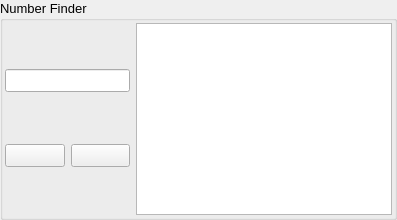
         <widget class="QGroupBox" name="groupBox_21">
          <property name="font">
           <font>
            <pointsize>10</pointsize>
            <kerning>true</kerning>
           </font>
          </property>
          <property name="title">
           <string>Number Finder</string>
          </property>
          <layout class="QVBoxLayout" name="verticalLayout_45">
           <property name="leftMargin">
            <number>2</number>
           </property>
           <property name="topMargin">
            <number>2</number>
           </property>
           <property name="rightMargin">
            <number>2</number>
           </property>
           <property name="bottomMargin">
            <number>2</number>
           </property>
           <item>
            <layout class="QHBoxLayout" name="horizontalLayout_18" stretch="3,0">
             <item>
              <layout class="QVBoxLayout" name="verticalLayout_46">
               <item>
                <widget class="QLineEdit" name="input44"/>
               </item>
               <item>
                <layout class="QHBoxLayout" name="horizontalLayout_19">
                 <item>
                  <widget class="QPushButton" name="plusBtn44">
                   <property name="text">
                    <string/>
                   </property>
                   <property name="icon">
                    <iconset>
                     <normaloff>assets/plus.png</normaloff>assets/plus.png</iconset>
                   </property>
                  </widget>
                 </item>
                 <item>
                  <widget class="QPushButton" name="deleteBtn44">
                   <property name="text">
                    <string/>
                   </property>
                   <property name="icon">
                    <iconset>
                     <normaloff>assets/delete.png</normaloff>assets/delete.png</iconset>
                   </property>
                  </widget>
                 </item>
                </layout>
               </item>
              </layout>
             </item>
             <item>
              <widget class="QListWidget" name="list44"/>
             </item>
            </layout>
           </item>
          </layout>
         </widget>
